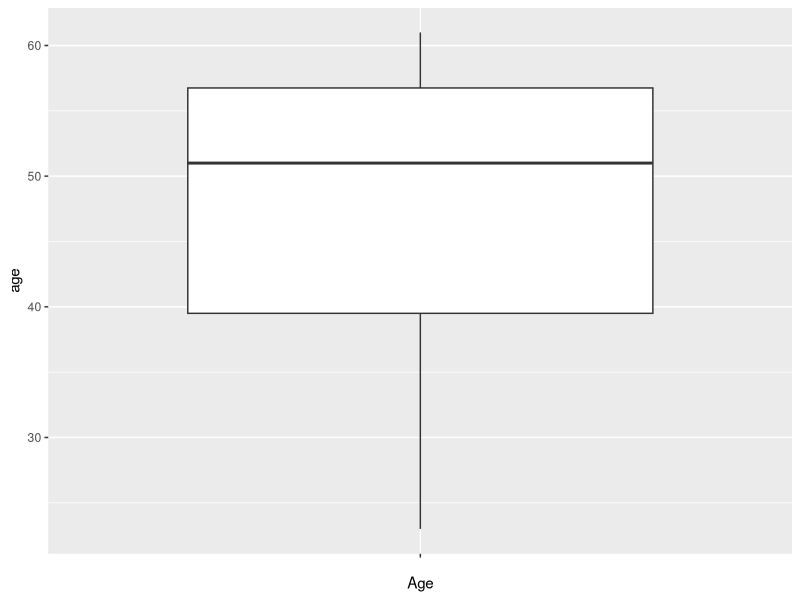
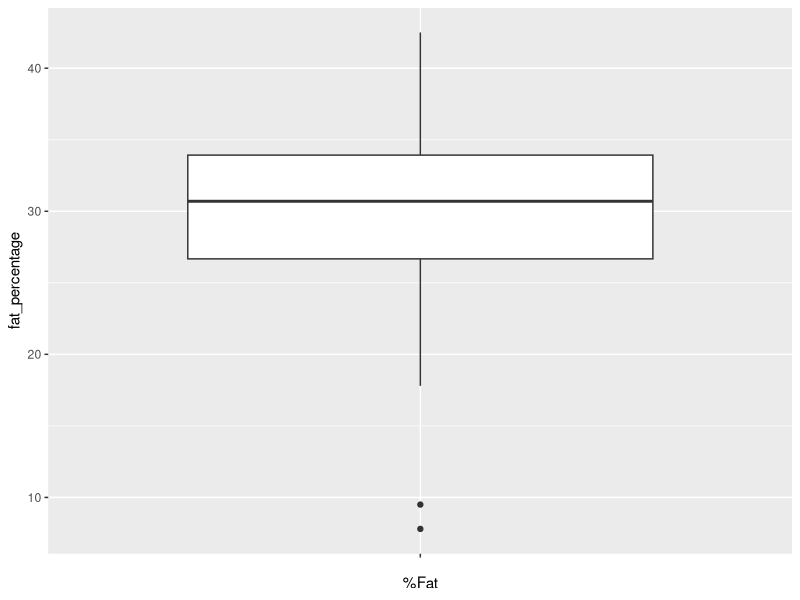
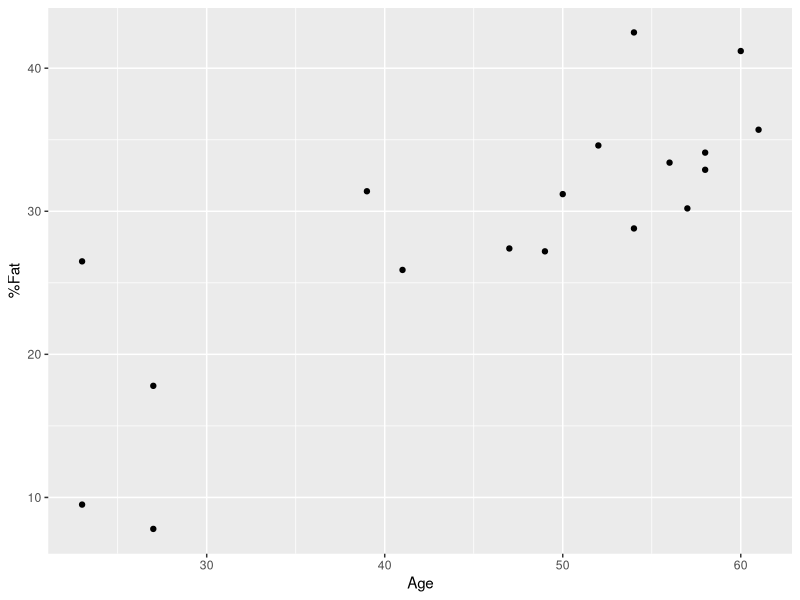
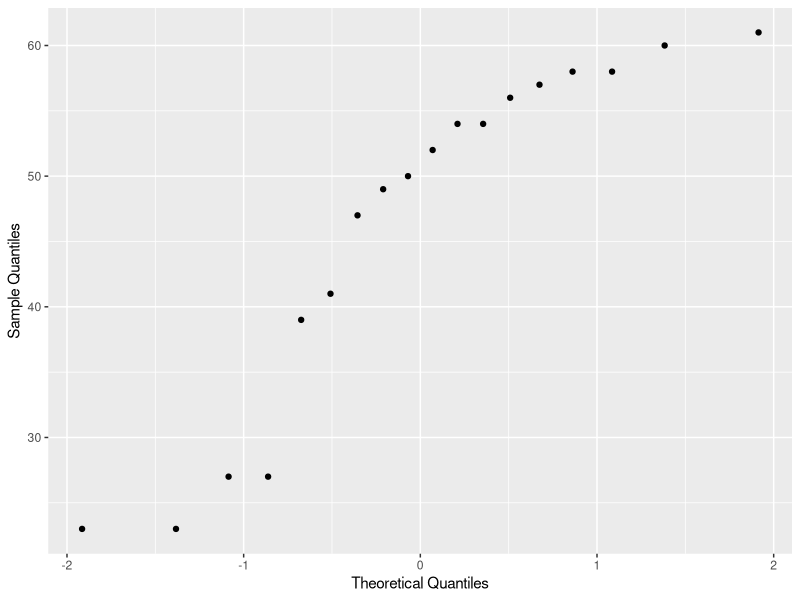
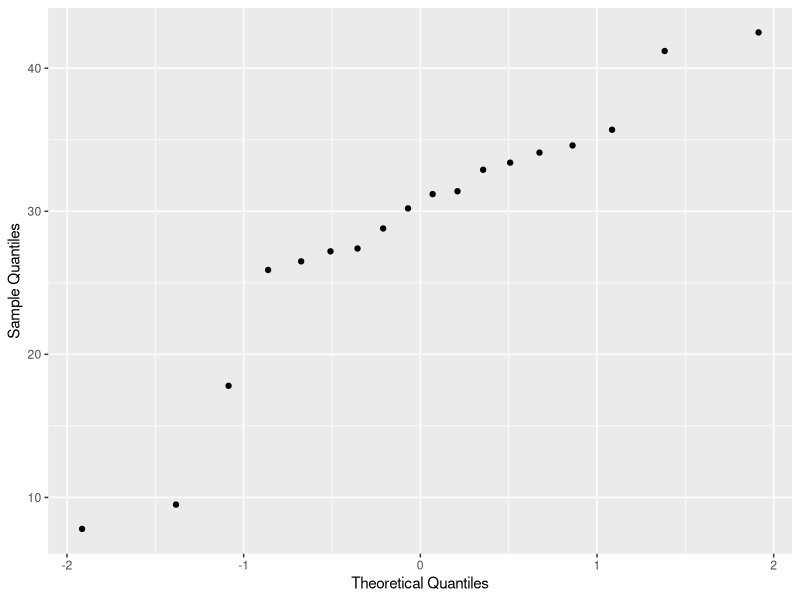

Reproduce these figures in R, in order.
# Install the necessary packages
# install.packages("readxl")
# install.packages("writexl")
# install.packages("jsonlite")
# install.packages("readr")
# install.packages("ggplot2")

# Load the necessary libraries
library(readxl)
library(writexl)
library(ggplot2)
library(readr)

# # Read the Excel file
# data <- read_excel("project_1_data.xlsx")

# # Write the data to a CSV file
# write.csv(data, file = "project_1_data.csv")

# Read the CSV file
data <- read_csv("project_1_data.csv")

# Calculate the mean, median and standard deviation of age and %fat
mean_age <- mean(data$age, na.rm = TRUE)
median_age <- median(data$age, na.rm = TRUE)
sd_age <- sd(data$age, na.rm = TRUE)

mean_fat <- mean(data$`fat_percentage`, na.rm = TRUE)
median_fat <- median(data$`fat_percentage`, na.rm = TRUE)
sd_fat <- sd(data$`fat_percentage`, na.rm = TRUE)

# Plot the boxplots for age and %fat
ggplot(data, aes(x = "", y = age)) + geom_boxplot() + xlab("Age")
ggplot(data, aes(x = "", y = `fat_percentage`)) + geom_boxplot() + xlab("%Fat")

# Plot a scatter plot based on these two variables
ggplot(data, aes(x = age, y = `fat_percentage`)) + geom_point() + xlab("Age") + ylab("%Fat")

# Plot a q-q plot based on these two variables
ggplot(data, aes(sample = age)) + stat_qq() + xlab("Theoretical Quantiles") + ylab("Sample Quantiles")
ggplot(data, aes(sample = `fat_percentage`)) + stat_qq() + xlab("Theoretical Quantiles") + ylab("Sample Quantiles")

